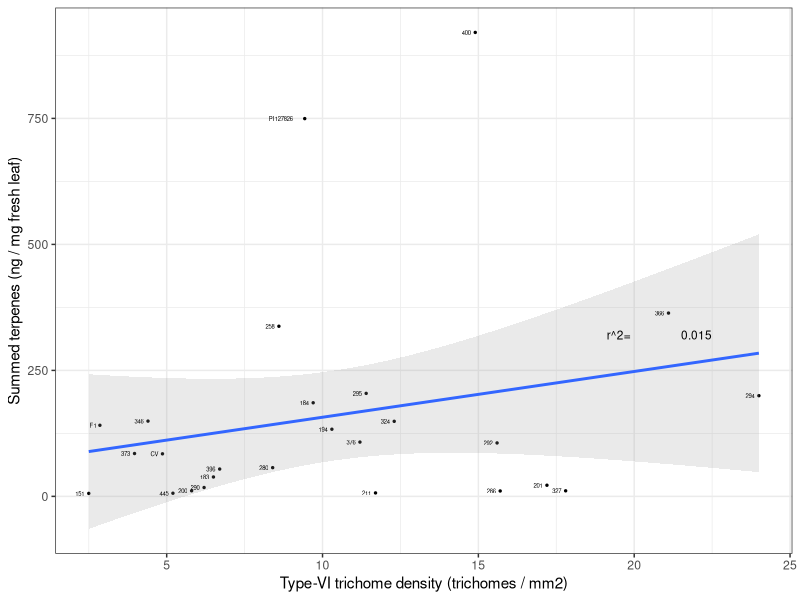

The R script that drew this image:
library(tidyverse)

#############################
# Custom theme for plotting #
#############################

my.theme = 
  theme(text = element_text(),
        axis.text.x = element_text(size = 7, colour = "black"),
        axis.text.y = element_text(size = 8, colour = "black"), 
        strip.background = element_blank(),
        panel.grid.major = element_blank(),
        panel.grid.minor = element_blank(),
        panel.border = element_rect(),
        panel.background = element_rect(fill = NA, color = "black"),
        strip.text.x = element_text(size=8, colour = "black")
  )+
  theme_bw()

#############
# Load data #
#############

df <- read.csv("data/Leafwash vs Trichome density.csv",header = TRUE, stringsAsFactors = T, check.names = FALSE)


#Change to long ('tidy') format. First the volatiles (df.long) and than also the trichomes (df.long2)
df.long = gather(
  data = df,
  key = "metabolite",
  value = level,
  -sample, -group, -Type_VI_mm2_Abaxial,-Type_VI_mm2_Adaxial,-Type_VI_mm)

df.long2 = gather(
  data = df.long,
  key = "trichome_position",
  value = density,
  -sample,-metabolite,-group,-level)


#Filter datafile on total_volatiles and type_VI_trichomes both abaxial and adaxial
df.parsed = df.long2 %>% filter(., df.long2$metabolite == "total_volatiles" & df.long2$trichome_position == "Type_VI_mm") %>% filter(., !sample == "250")
df.parsed$metabolite = as.factor(df.parsed$metabolite)
df.parsed$trichome_position = as.factor(df.parsed$trichome_position)

# linear model fitting the summed terpenes to the density of trichomes
model  = lm(data = df.parsed, level ~ density)
summary(model)

#Scatterplot
p.scatter = 
ggplot(df.parsed, aes(x=density, y=level)) +
  geom_point(size = 0.5) +
  geom_smooth(method = "lm", formula = y ~ x, alpha  = 0.2) + 
  my.theme+
  ylab("Summed terpenes (ng / mg fresh leaf)")+
  xlab("Type-VI trichome density (trichomes / mm2)")+
  geom_text(aes(label=df.parsed$sample),hjust=1.5, vjust=0.5, size = 1.5)+
  annotate(geom = "text", x = 22, y = 320, 
           label = round(summary(model)$adj.r.squared, digits= 3), 
           size = 3) +
  annotate(geom = "text", x = 19.5, y = 320, 
           label = "r^2=",
           size = 3)

# Save plot
ggsave(file = "figures/Figure_02_Full_F2_7epiZ_density/Fig_2B.pdf", plot = p.scatter, height = 5, width = 4)
  

